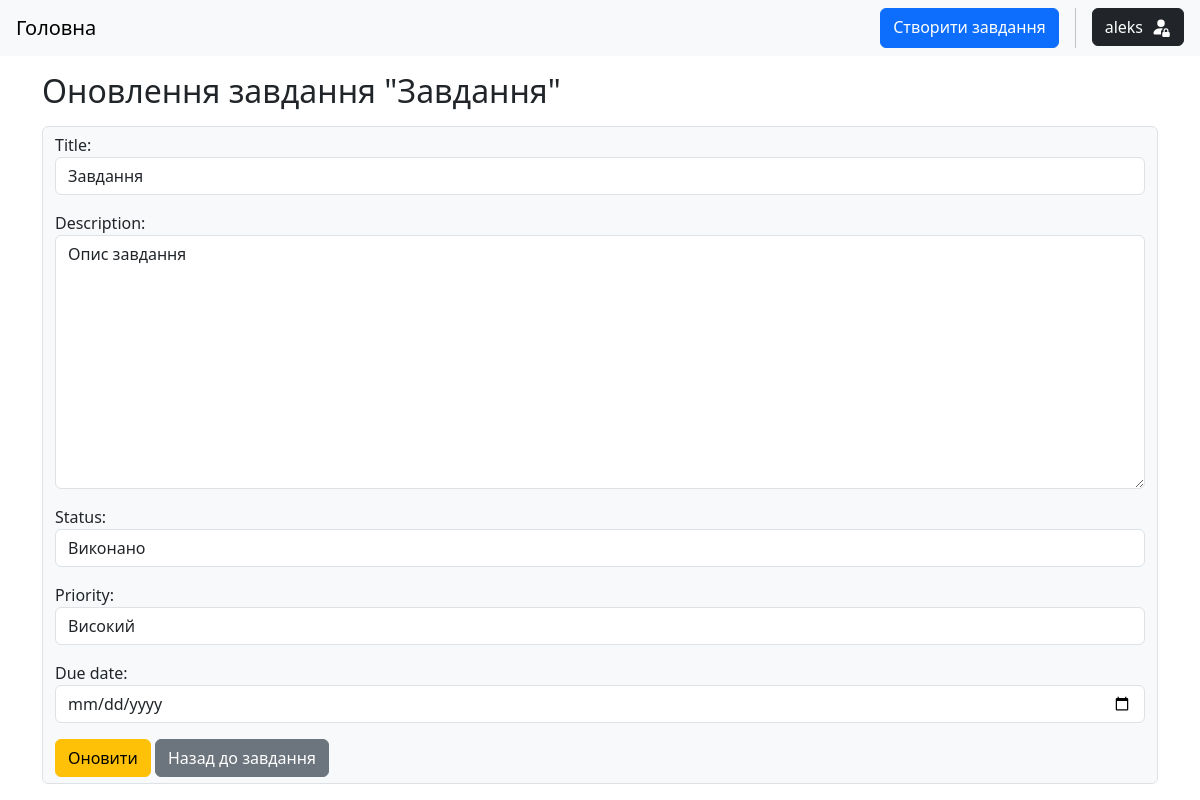
The app's page /8/update/ (signed in) with its own data.
### tasks/models.py (models this page shows, shortened)
class Task(models.Model):
    STATUS_CHOICES = (
        ("todo", "Назначено"),
        ("in_progress", "В процесі"),
        ("done", "Виконано")
    )
    PRIORITY_CHOICES = (
        ("low", "Низький"),
        ("medium", "Середній"),
        ("high", "Високий")
    )
    title = models.CharField(max_length=256)
    description = models.TextField()
    status = models.CharField(max_length=20, choices=STATUS_CHOICES, default="todo")
    priority = models.CharField(max_length=20, choices=PRIORITY_CHOICES, default="medium")
    due_date = models.DateField(null=True, blank=True)
    author = models.ForeignKey(User, on_delete=models.CASCADE, related_name="tasks")
    created = models.DateTimeField(auto_now_add=True)
    class Meta:
        ordering = ["-due_date", "-created"]

### tasks/views.py (the view, shortened to what this page needs)
# urls.py: path("<int:pk>/update/", views.TaskUpdateView.as_view(), name="task-update"),
class TaskUpdateView(LoginRequiredMixin, UserIsOwnerMixin, UpdateView):
    model = models.Task
    template_name = "tasks/task_update_form.html"
    form_class = TaskForm

### tasks/forms.py
class TaskForm(forms.ModelForm):
    class Meta:
        model = Task
        fields = ["title", "description", "status", "priority", "due_date"]
        widgets = {
            "due_date": forms.DateInput(attrs={'type':"date"})
        }
    def __init__(self, *args, **kwargs):
        super(TaskForm, self).__init__(*args, **kwargs)
        for field in self.fields:
            self.fields[field].widget.attrs["class"] = "form-control"

### tasks/mixins.py (called while the page is built)
    def dispatch(self, request, *args, **kwargs):
        instance = self.get_object()
        if instance.author != self.request.user:
            raise PermissionDenied
        return super().dispatch(request, *args, **kwargs)

### templates/tasks/task_update_form.html (shortened to what this page needs)
{% extends 'base.html' %}
{% block content %}
<div class="container mt-3">
    <h2>Оновлення завдання "{{task.title}}"</h2>
    <form action="" method="post" class="form-control my-3 bg-light">
        {{form.as_p}}
        <button type="submit" class="btn btn-warning">Оновити</button>
        <a href="{% url 'tasks:task-detail' task.pk %}" class="btn btn-secondary">Назад до завдання</a>
    </form>
</div>
{% endblock %}

### templates/base.html (shortened to what this page needs)
<!DOCTYPE html>
<html lang="en">
<head>
    <link rel="stylesheet" href="https://cdn.jsdelivr.net/npm/bootstrap@5.3.3/dist/css/bootstrap.min.css">
<body>
    <nav class="navbar navbar-expand-lg navbar-light bg-light">
        <div class="d-flex justify-content-between w-100">
            <a href="{% url 'tasks:task-list' %}" class="navbar-brand mx-3">Головна</a>
            <div class="d-flex me-3 gap-3">
                <a href="{% url 'tasks:task-create' %}" class="btn btn-primary">Cтворити завдання</a>
                <div class="dropdown">
                    <button class="btn btn-dark" type="button" data-bs-toggle="dropdown" aria-expanded="false">
                        <div class="d-flex flex-row align-items-center gap-2">
                            {% if request.user.is_authenticated %}
                                {% if request.user.username|length <= 21 %}
                                    {{request.user.username}}
                                {% else %}
                                    {{request.user.username|slice:18}}...
                                {% endif %}
                            {% else %}
                                <strong>Unauthenticated user</strong>
                                <svg xmlns="http://www.w3.org/2000/svg" width="20" height="20" fill="currentColor" class="bi bi-person-fill h-100" viewBox="0 0 16 16">
                                    <path d="M3 14s-1 0-1-1 1-4 6-4 6 3 6 4-1 1-1 1zm5-6a3 3 0 1 0 0-6 3 3 0 0 0 0 6"/>
                                </svg>
                            {% endif %}
                        </div>
                    </button>
                </div>
            </div>
        </div>
    </nav>
    {% block content %}
    {% endblock %}
</body>
</html>

### records on screen
Task: title "Завдання", description "Опис завдання", status "Виконано", priority "Високий"

### other values on screen
{{ request.user.username }} "aleks"
